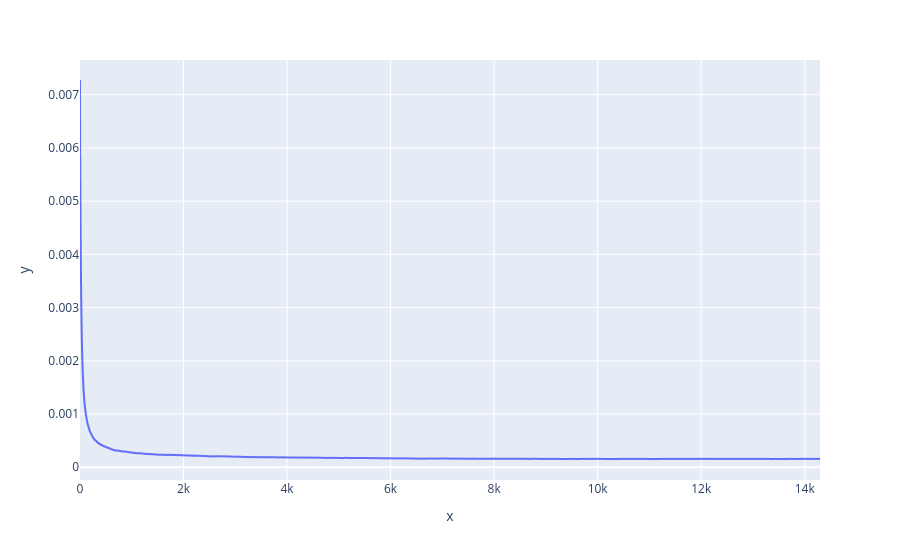

Notebook code cell kept with this figure:
### Code cell
fig = px.line(x=x, y=D)
fig.show()

### Figure 1 — Plotly figure (JSON) as saved in the notebook; plotly's stock layout.template omitted (floating-point values rounded to 4 significant figures; data arrays with more than 128 entries replaced by an {"elided": "..."} marker saying what was removed)
{"data": [{"hovertemplate": "x=%{x}<br>y=%{y}<extra></extra>", "legendgroup": "", "line": {"color": "#636efa", "dash": "solid"}, "marker": {"symbol": "circle"}, "mode": "lines", "name": "", "showlegend": false, "type": "scattergl", "x": {"elided": "10000 float values"}, "xaxis": "x", "y": {"elided": "10000 float values"}, "yaxis": "y"}], "layout": {"autosize": true, "legend": {"tracegroupgap": 0}, "margin": {"t": 60}, "xaxis": {"anchor": "y", "autorange": true, "domain": [0, 1], "range": [0.0557, 14300.0], "title": {"text": "x"}, "type": "linear"}, "yaxis": {"anchor": "x", "autorange": true, "domain": [0, 1], "range": [-0.0002404, 0.007653], "title": {"text": "y"}, "type": "linear"}}}
